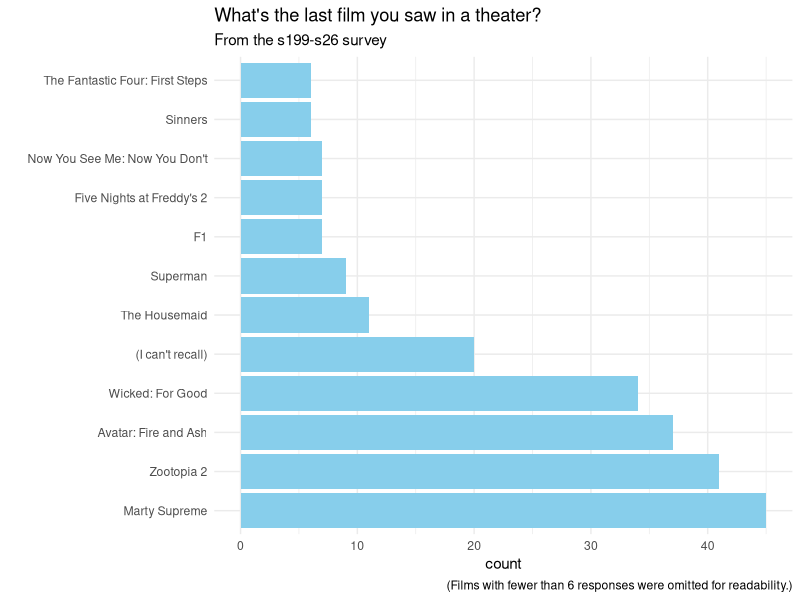
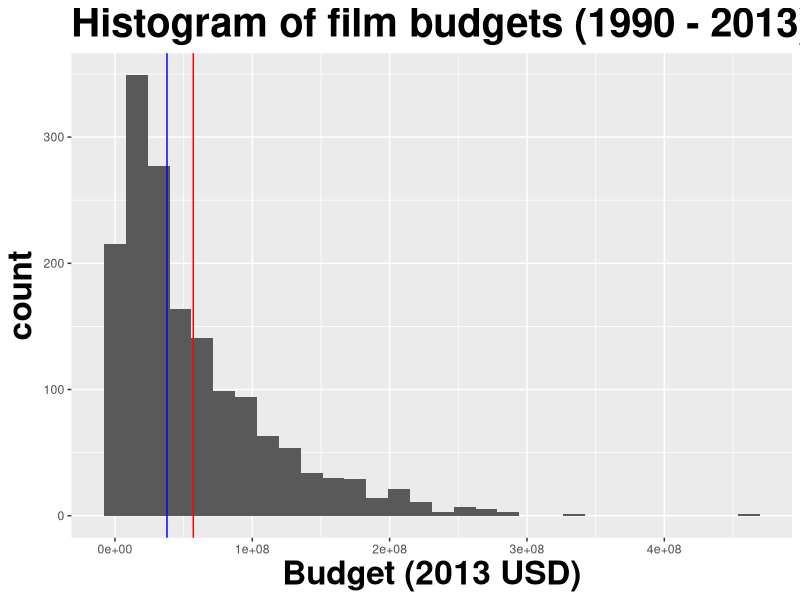
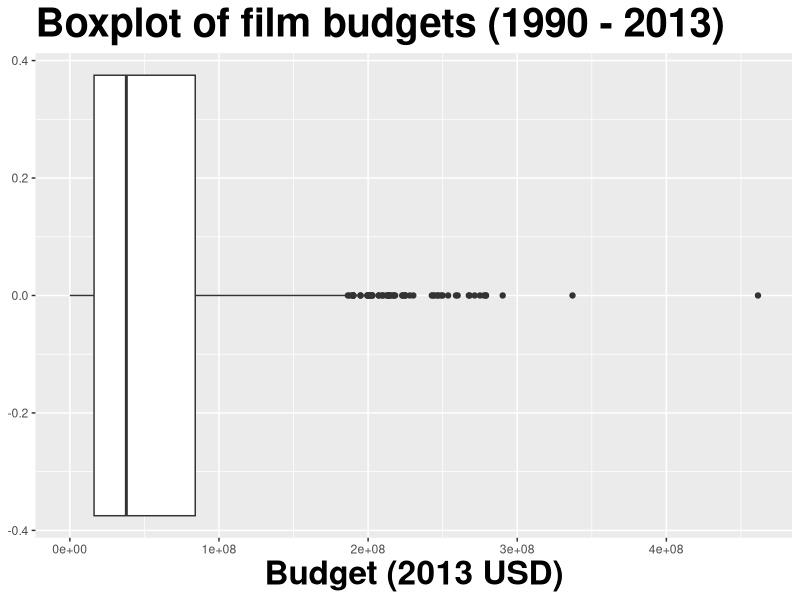
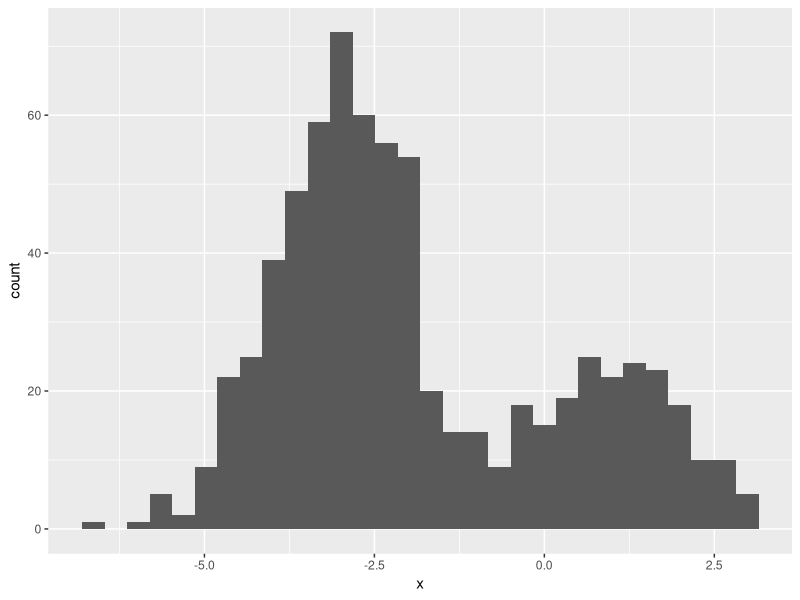
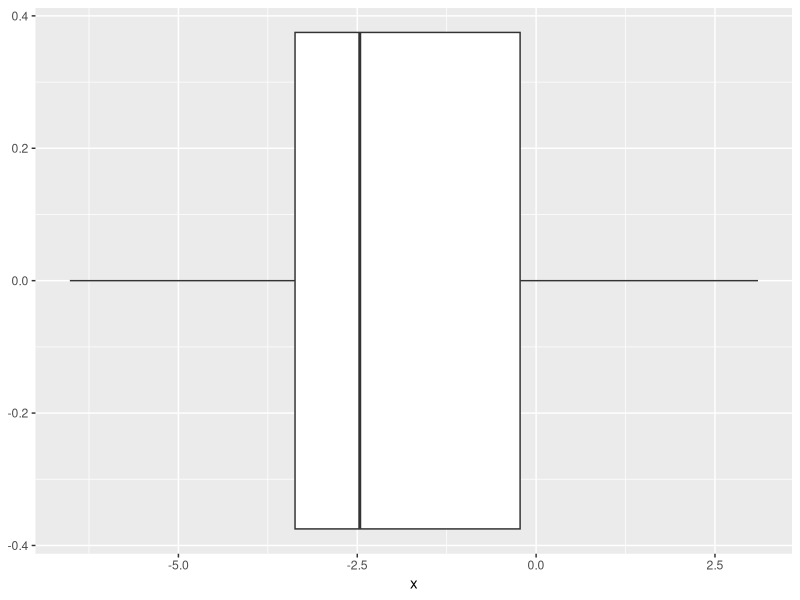
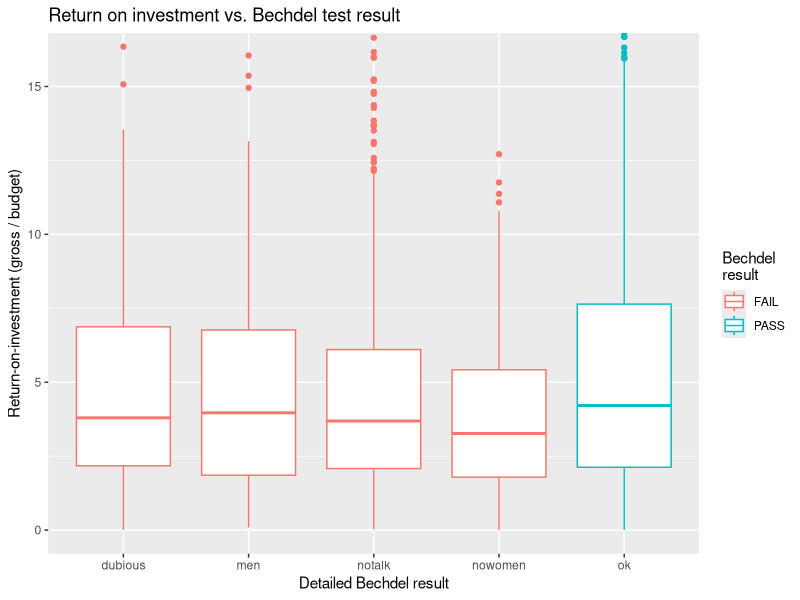
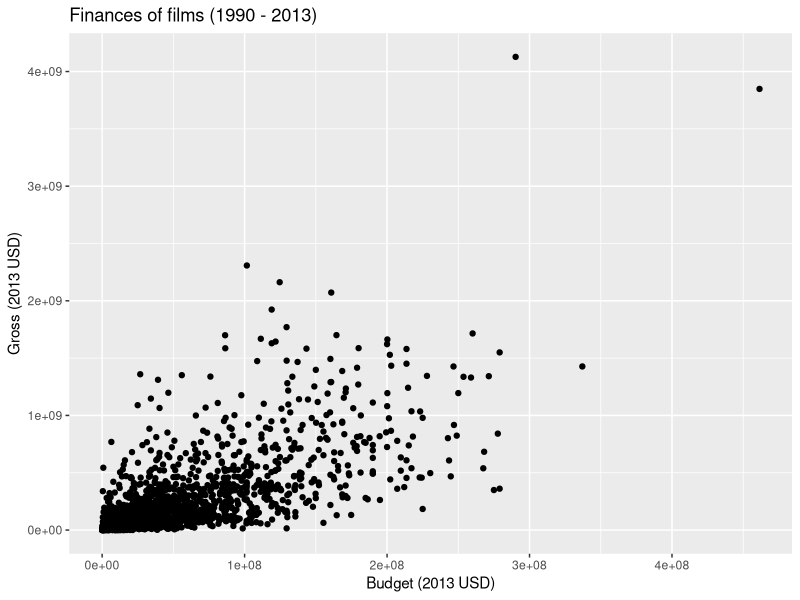

Write R code to recreate these figures, in order.
## ---- chunk 1
#| include: false
library(tidyverse)
bechdel <- read_csv("data/bechdel.csv")
## ---- chunk 2
#| code-fold: true
films <- read_csv("data/films.csv")
films |>
  mutate(Films = if_else(is.na(Films), "(I can't recall)", Films)) |>
  mutate(Films = fct_lump_min(Films, min = 6, other_level = "Other")) |> 
  filter(Films != "Other") |>
  mutate(Films = fct_infreq(Films)) |>
  ggplot(aes(y = Films)) +
  geom_bar(fill = "skyblue") +
  theme_minimal() + 
  labs(y = "",
       title = "What's the last film you saw in a theater?",
       subtitle = "From the s199-s26 survey",
       caption = "(Films with fewer than 6 responses were omitted for readability.)")
## ---- chunk 3
#| echo: false
#| warning: false
#| message: false
#| fig-asp: 0.7

ggplot(bechdel, aes(x = budget_2013)) + 
  geom_histogram() + 
  labs(x = "Budget (2013 USD)",
       title = "Histogram of film budgets (1990 - 2013)") + 
  geom_vline(xintercept = mean(bechdel$budget_2013, na.rm = T), color = "red") + 
  geom_vline(xintercept = median(bechdel$budget_2013, na.rm = T), color = "blue") + 
  theme(title = element_text(size = 24, face = "bold"))
## ---- chunk 4
#| echo: false
#| warning: false
#| message: false
#| fig-asp: 0.7

ggplot(bechdel, aes(x = budget_2013)) + 
  geom_boxplot() + 
  labs(x = "Budget (2013 USD)",
       title = "Boxplot of film budgets (1990 - 2013)") + 
  theme(title = element_text(size = 24, face = "bold"))
## ---- chunk 5
#| echo: false
#| warning: false
#| message: false
#| fig-asp: 0.7

set.seed(34567)
df <- tibble(x = c(rnorm(500, -3, 1), rnorm(200, 1, 1)))

ggplot(df, aes(x = x)) + 
  geom_histogram()
## ---- chunk 6
#| echo: false
#| warning: false
#| message: false
#| fig-asp: 0.7

ggplot(df, aes(x = x)) + 
  geom_boxplot()
## ---- chunk 7
#| echo: false
#| warning: false
#| fig-align: center
ggplot(bechdel, aes(x = clean_test, y = roi, color = binary)) +
  geom_boxplot() +
  labs(
    title = "Return on investment vs. Bechdel test result",
    x = "Detailed Bechdel result",
    y = "Return-on-investment (gross / budget)",
    color = "Bechdel\nresult"
  ) +
  coord_cartesian(ylim = c(0, 16))
## ---- chunk 8
#| echo: false
#| warning: false
#| fig-align: center
#| fig-width: 9
#| fig-height: 4
ggplot(bechdel, aes(x = budget_2013, y = gross_2013)) + 
  geom_point() + 
  labs(x = "Budget (2013 USD)",
       y = "Gross (2013 USD)",
       title = "Finances of films (1990 - 2013)")
## ---- chunk 9
bechdel |> # <1>
  filter(roi > 400) |> # <2>
  select(title, roi, budget_2013, gross_2013, year, clean_test) # <3>
## ---- chunk 10
sum(1, 2)
## ---- chunk 11
1 |> 
  sum(2)
## ---- chunk 12
select(filter(bechdel, roi > 400), title)
## ---- chunk 13
bechdel |>
  filter(roi > 400) |>
  select(title)
## ---- chunk 14
bechdel
## ---- chunk 15
bechdel |>
  filter(binary == "PASS")
## ---- chunk 16
bechdel |>
  filter(binary == "PASS") |>
  arrange(desc(roi))
## ---- chunk 17
bechdel |>
  filter(binary == "PASS") |>
  arrange(desc(roi)) |>
  select(title, roi)
